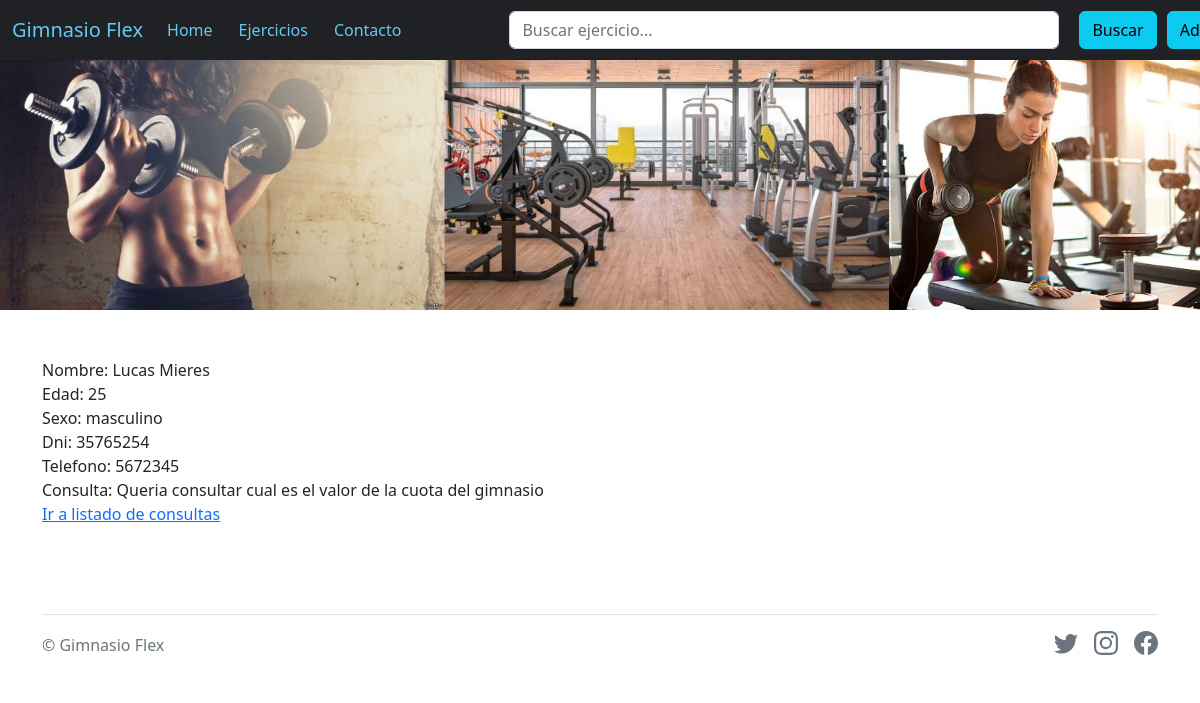
Screenshot of /modificar-nombre/ver-persona-detalle/1 (signed in) with the database file from the repository.
### blog_recetas/models.py (models this page shows, shortened)
class Persona(models.Model):
    nombre = models.CharField(max_length = 50)
    apellido = models.CharField(max_length = 50)
    edad = models.IntegerField()
    sexo = models.CharField(max_length = 50)
    dni = models.IntegerField()
    telefono = models.IntegerField()
    descripcion = models.CharField(max_length = 500)

### blog_recetas/views.py (the view)
# urls.py: path('ver-persona-detalle/<pk>', Persona_DV.as_view(), name='Ver_persona_detalle'),
class Persona_DV(DetailView):
    model= Persona
    template_name= "ver_perfil_detalle.html"

### blog_recetas/templates/ver_perfil_detalle.html
{% extends "index.html" %}
{% load static %}
{% block bloque1 %}
    <div>
            Nombre: {{persona.nombre}} {{persona.apellido}}
            <br>
            Edad: {{persona.edad}}
            <br>
            Sexo: {{persona.sexo}}
            <br>
            Dni: {{persona.dni}}
            <br>
            Telefono: {{persona.telefono}}
            <br>
            Consulta: {{persona.descripcion}}
            <br>
        <p>
            <a href="{% url 'Ver_perfil' %}">Ir a listado de consultas</a>
        </p>
    </div>
{% endblock bloque1 %}

### rows the page displays
Persona: nombre "Lucas", apellido "Mieres", edad "25", sexo "masculino", dni "35765254", telefono "5672345", descripcion "Queria consultar cual es el valor de la cuota del gimnasio"
